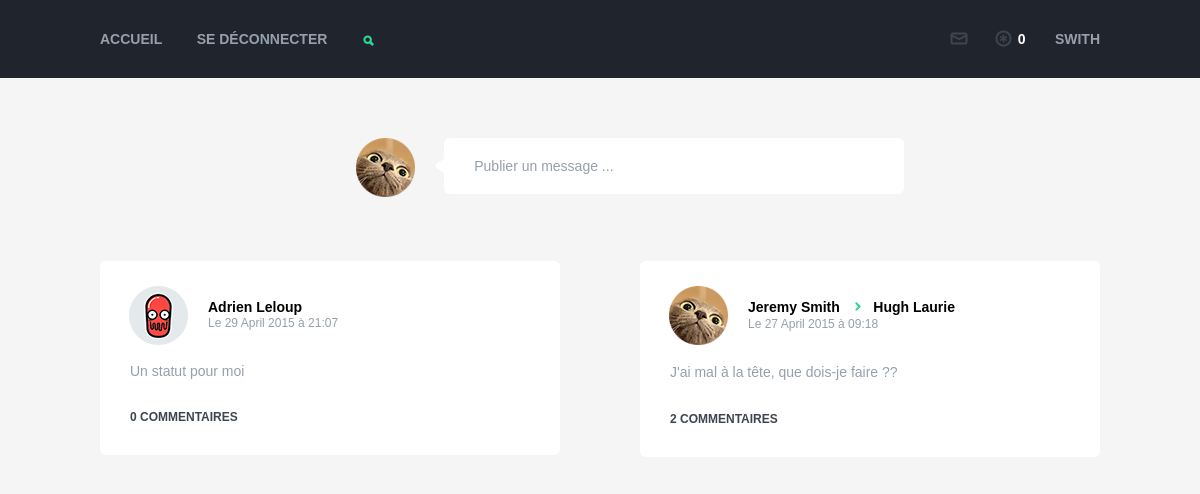
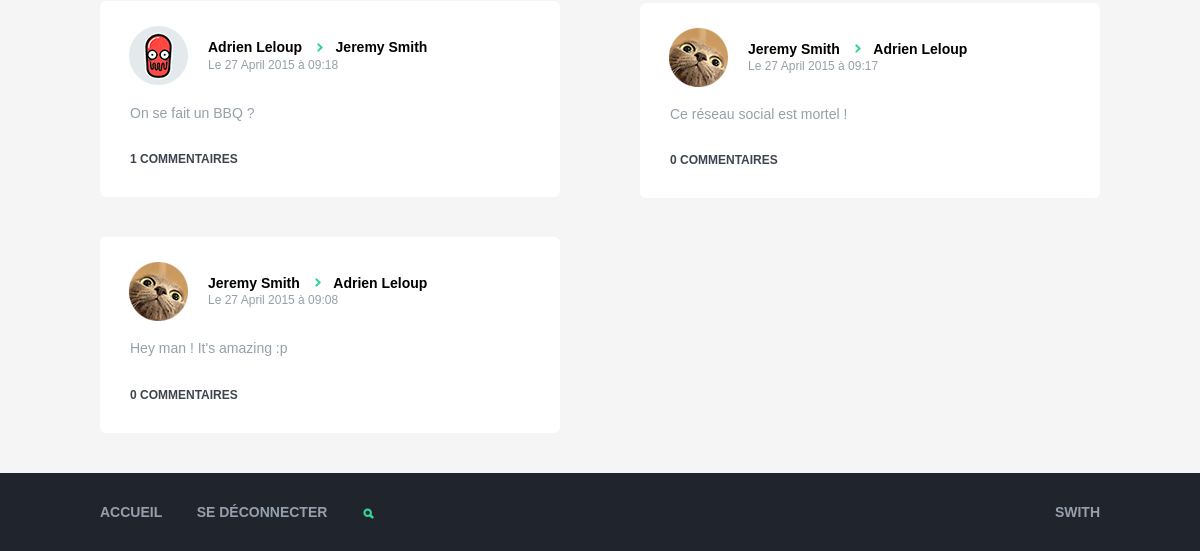
Page / (signed in) on the earlier database version (2 pictures, top to bottom).
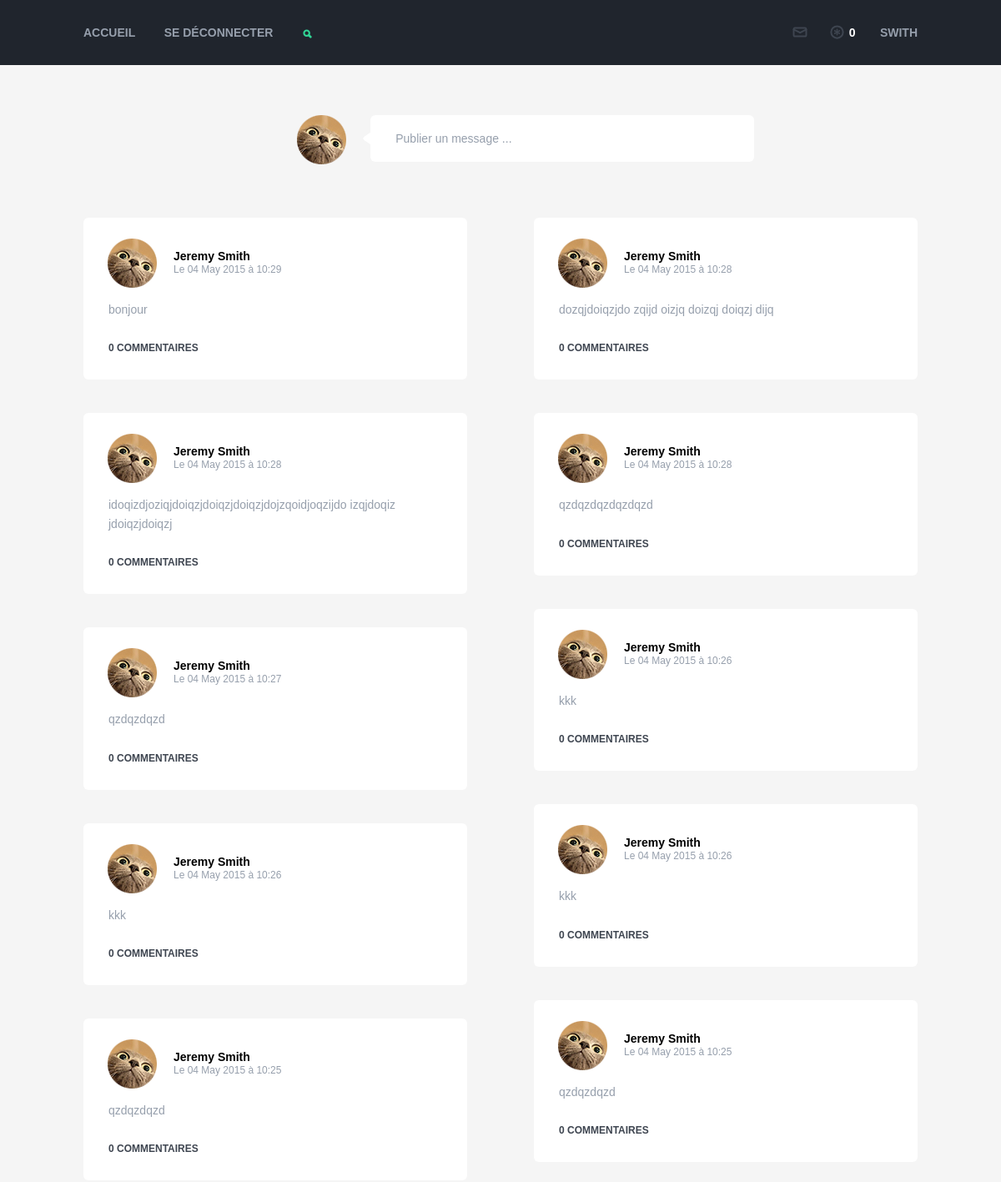
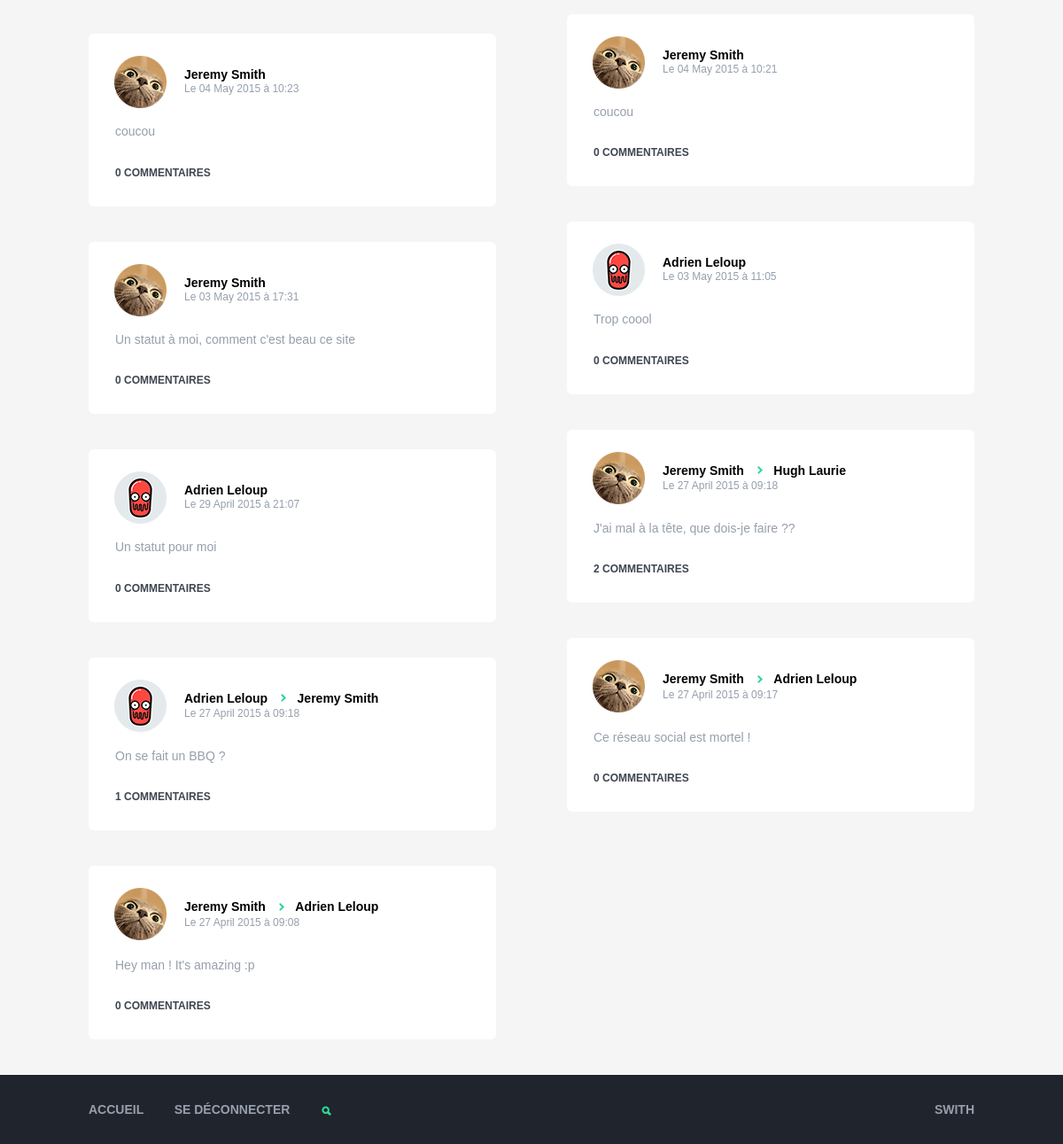
Same page on the later database version (2 pictures, top to bottom).
### tables this page shows
CREATE TABLE `posts` (
  `id` int(11) unsigned NOT NULL AUTO_INCREMENT,
  `author_id` varchar(255) NOT NULL DEFAULT '',
  `target_id` varchar(255) NOT NULL DEFAULT '',
  `date` timestamp NOT NULL DEFAULT CURRENT_TIMESTAMP,
  `text` text NOT NULL,
  `image` varchar(255) DEFAULT NULL,
  `comment_count` int(11) DEFAULT '0',
  PRIMARY KEY (`id`),
  KEY `author_id` (`author_id`,`target_id`)
);

CREATE TABLE `users` (
  `id` int(11) unsigned NOT NULL AUTO_INCREMENT,
  `username` varchar(255) NOT NULL DEFAULT '',
  `firstname` varchar(255) NOT NULL DEFAULT '',
  `lastname` varchar(255) NOT NULL DEFAULT '',
  `tagline` varchar(255) DEFAULT '',
  `avatar` varchar(255) DEFAULT '',
  `password` varchar(255) NOT NULL DEFAULT '',
  `post_count` int(11) DEFAULT '0',
  `friend_count` int(11) DEFAULT '0',
  `date_enregistrement` timestamp NULL DEFAULT CURRENT_TIMESTAMP,
  PRIMARY KEY (`id`)
);

### Core/Controller.php (called while the page is built, shortened)
<?php
class Controller
{
    public $view = null,
           $layout = 'default',
           $Session = false,
           $rendered = false,
           $name = null,
           $Request = null,
           $vars = [],
           $Auth = null;
    function __construct(Request $request, $name)
    {
        $this->name = $name;
        $this->view = $request->action;
    }
    public function render()
    {
        require('./App/Views/' . ucfirst($this->name) . '/' . $this->view . '.php');
        $layout_content = ob_get_clean();
        require('./App/Views/Layouts/' . $this->layout . '.php');
    }
    function element($name)
    {
        include_once "./App/Views/Elements" . DS . $name . ".php";
    }
}

### index.php (called while the page is built, shortened)
<?php
$dispatcher = new \Core\Dispatcher();

### App/Controllers/PostsController.php (called while the page is built, shortened)
<?php
class PostsController extends AppController
{
    public function index()
    {
        $d['posts'] = $this->Post->getHomePosts($_SESSION['id']);
        $i = 0;
        foreach ($d['posts'] as $post) {
            $post->i = $i;
            $i++;
            if ($post->author_id != $post->target_id) {
                $post->target = $this->User->getFirst(['where' => 'id = ' . $post->target_id]);
            }
        }
    }
}

### Core/Model.php (called while the page is built, shortened)
<?php
class Model
{
    protected $db = null;
    protected $table = null;
    protected $primaryKey = 'id';
    function __construct()
    {
        if (is_null($this->db))
            $this->db = DbProvider::getDb();
        $this->table = strtolower(str_replace('App\\Models\\', '', get_class($this)) . 's');
    }
    public function get(array $conditions = null, $table = null)
    {
        $query = "SELECT ";
        if (!isset($conditions['fields']))
            $query .= "*";
        else
            $query .= $conditions['fields'];
        if (is_null($table)) {
            $query .= " FROM " . $this->table;
        } else {
            $query .= " FROM " . $table;
        }
        if (isset($conditions['joins'])) {
            $joins = [];
            foreach ($conditions['joins'] as $j) {
                if (!isset($this->joins) || !isset($this->joins[$j])) {
                    die("Le model " . $this->name . " n'a pas d'association avec la table $j ! Veuillez créer un tableau public \$joins dans votre model " . $this->name);
                } else {
                    $joins[] = " JOIN $j ON $j.{$this->primaryKey} = {$this->table}." . $this->joins[$j];
                }
            }
            $query .= implode(" ", $joins);
        }
        if (isset($conditions['where'])) {
            if (!is_array($conditions['where'])) {
                $query .= " WHERE " . $conditions['where'];
            }
        }
        if (isset($conditions['order'])) {
            $query .= " ORDER BY " . $conditions['order'];
        }
        $req = $this->db->query($query);
        return $req->fetchAll();
    }
    public function getFirst($conditions = null, $table = null){
        return current($this->get($conditions,$table));
    }
}

### Core/DbProvider.php (called while the page is built, shortened)
<?php
class DbProvider
{
    private static $_instance = null;
    private function __construct()
    {
        $this->settings = require('./App/Configs/database.php');
        try {
            $this->db = new PDO(
                'mysql:dbname=' . $this->settings['dbName'] . ';host:' . $this->settings['host'],
                $this->settings['username'],
                $this->settings['password'],
                $this->settings['options']
            );
        } catch (PDOException $e) {
            die($e->getMessage());
        }
    }
    public static function getDb()
    {
        if (is_null(self::$_instance)) {
            self::$_instance = new DbProvider();
        }
        return self::$_instance->db;
    }
}

### App/Configs/database.php (called while the page is built)
<?php
return [
    'host'     => 'localhost',
    'dbName'   => 'swoid',
    'username' => 'root',
    'password' => 'root',
    'options'  => [
        PDO::ATTR_DEFAULT_FETCH_MODE => PDO::FETCH_OBJ,
        PDO::ATTR_ERRMODE => PDO::ERRMODE_EXCEPTION
    ]
];

### App/Models/Post.php (called while the page is built, shortened)
<?php
class Post extends AppModel
{
    public function getHomePosts($user_id)
    {
        $sql = 'SELECT DISTINCT
                  author_id, target_id, date, text, comment_count, posts.id as p_id, image,
                  firstname, lastname, avatar, users.id as u_id
                FROM posts
                LEFT JOIN users ON users.id = posts.author_id
                LEFT JOIN relations ON user_id = users.id
                WHERE friend_id = :user_id OR ( friend_id != :user_id AND user_id = :user_id )
                ORDER BY posts.id DESC';
        $pdost = $this->db->prepare($sql);
        $pdost->execute([':user_id'=>$user_id]);
        return $pdost->fetchAll();
    }
}

### Core/Helpers/Date.php (called while the page is built, shortened)
<?php
class Date
{
    public static function dateToFr($date)
    {
        return strftime("Le %d %B %Y à %H:%M", strtotime($date));
    }
}

### App/Configs/routes.php (called while the page is built)
<?php
return [
    'posts/index',
    'posts/selfPublish',
    'posts/friendPublish',
    'posts/view',
    'users/connect',
    'users/register',
    'users/logout',
    'users/clear',
    'users/index',
    'users/friends',
    'messages/conversation',
    'messages/send',
    'notifications/getMessageCount',
    'notifications/getMessages',
    'notifications/getCommentCount',
    'notifications/getFriendCount',
    'notifications/getComments',
];

### Core/Request.php (called while the page is built, shortened)
<?php
class Request
{
	public function __construct()
	{
		if (isset($_SERVER['PATH_INFO'])) {
			$this->url = $_SERVER['PATH_INFO'];
		} else {
            $routes = include(ROUTES);
			$this->url = $routes[0];
		}
        if(isset($_SERVER['HTTP_REFERER'])) {
            $root = addcslashes(ROOT,'/');
            $parts = preg_split('/'.$root.'/',$_SERVER['HTTP_REFERER']);
        }
	}
}

### Core/Router.php (called while the page is built, shortened)
<?php
class Router
{
	public static function parse(Request $request)
	{
		$url =  explode('/', trim($request->url,'/'));
		$request->controller = $url[0];
		$request->action = $url[1];
	}
}

### App/Views/Posts/index.php (the view, shortened to what this page needs)
<div id="left">
    <?php foreach ($posts as $post): ?>
        <?php if ($post->i % 2 == 0): ?>
            <div class="post">
                <div class="header">
                    <img src="<?= ASSETS . 'img/' . $post->avatar . '-m.png'; ?>" alt="" width="59"/>
                    <span class="<?= isset($post->target) ? 'first' : ''; ?>"><?= $post->firstname . ' ' . $post->lastname; ?></span>
                    <span><?= isset($post->target) ? ' ' . $post->target->firstname . ' ' . $post->target->lastname : ''; ?></span>
                    <p class="date"><?= Date::dateToFr($post->date); ?></p>
                </div>
                <p class="main">
                    <?= $post->text; ?>
                </p>
                <div class="footer">
                    <button class="popup-button"><?= $post->comment_count; ?> commentaires</button>
                </div>
            </div>
        <?php endif; ?>
    <?php endforeach; ?>
</div>
<div id="right">
    <?php foreach ($posts as $post): ?>
        <?php if ($post->i % 2 != 0): ?>
            <div class="post">
                <div class="header">
                    <img src="<?= ASSETS . 'img/' . $post->avatar. '-m.png'; ?>" alt="" width="59"/>
                    <span class="<?= isset($post->target) ? 'first' : ''; ?>"><?= $post->firstname . ' ' . $post->lastname; ?></span>
                    <?= isset($post->target) ? '<span>' . $post->target->firstname . ' ' . $post->target->lastname . '</span>' : ''; ?>
                    <p class="date"><?= Date::dateToFr($post->date); ?></p>
                </div>
                <p class="main">
                    <?= $post->text; ?>
                </p>
                <div class="footer">
                    <button class="popup-button"><?= $post->comment_count; ?> commentaires</button>
                </div>
            </div>
        <?php endif; ?>
    <?php endforeach; ?>
</div>

### Core/Dispatcher.php (shortened to what this page needs)
<?php
class Dispatcher
{
	public function __construct()
	{
		$this->Request = new Request();
		$route = $this->Request->controller . '/' . $this->Request->action;
        if (in_array($route, include(ROUTES))) {
            $controller = new $controllerName($this->Request, $this->Request->controller);
            if(method_exists($controller,'beforeFilter')) {
                $controller->beforeFilter();
            }
            $data = call_user_func_array([$controller,$this->Request->action],$this->Request->params);
            $controller->render();
        } else {
            die("Page introuvable");
        }
	}
}

### App/Views/Layouts/default.php (shortened to what this page needs)
<!DOCTYPE html>
<html>
    <head>
        <?= Html::css('main'); ?>
    </head>
<body>
<div id="header">
    <div class="container">
        <div class="nav">
            <a href="<?= Html::href('posts/index'); ?>">Accueil</a>
            <a href="<?= Html::href('users/logout'); ?>">Se déconnecter</a>
            <div class="search search-primary">
                <button class="popup-button">Search</button>
            </div>
            <div class="right">
                <div class="messages">
                    <button class="popup-button"></button>
                </div>
                <div class="notifications">
                    <button class="popup-button"></button>
                </div>
                <a href="<?= Html::href('users/index/' . $_SESSION['id']); ?>"
                   class="username"><?= $_SESSION['username']; ?></a>
            </div>
        </div>
    </div>
</div>
<main id="main">
    <div class="container">
        <div class="publish">
            <?= Html::img($_SESSION['username'] . '-m.png'); ?>
            <form class="expandable" action="<?= Html::href('posts/selfPublish'); ?>" method="post" enctype="multipart/form-data">
                <div>
                    <input type="text" name="text" placeholder="Publier un message ...">
                </div>
            </form>
        </div>
        <?= $layout_content; ?>
    </div>
</main>
<?= $this->element('footer'); ?>

### Core/Helpers/Html.php (shortened to what this page needs)
<?php
class Html
{
    public static function css($name)
    {
        return " <link rel='stylesheet' type='text/css' href='" . ASSETS . "css/" . $name . ".css'>";
    }
    public static function img($name)
    {
        return '<img src="' . ASSETS . 'img/' . $name . '">';
    }
    public static function href($link){
        return ROOT . $link;
    }
}

### App/Views/Elements/footer.php (shortened to what this page needs)
<div id="footer">
    <div class="container">
        <div class="nav">
            <a href="<?= Html::href('posts/index'); ?>">Accueil</a>
            <a href="<?= Html::href('users/logout'); ?>">Se déconnecter</a>
            <div class="search search-secondary">
                <button class="popup-button">Search</button>
            </div>
            <div class="right">
                <a href="<?= Html::href('users/index/' . $_SESSION['id']); ?>"
                   class="username"><?= $_SESSION['username']; ?></a>
            </div>
        </div>
    </div>
</div>
</body>
</html>

### App/Assets/css/main.css (style rules this page uses)
html, body, div, span, applet, object, iframe, h1, h2, h3, h4, h5, h6, p, blockquote, pre, a, abbr, acronym, address, big, cite, code, del, dfn, em, img, ins, kbd, q, s, samp, small, strike, strong, sub, sup, tt, var, b, u, i, center, dl, dt, dd, ol, ul, li, fieldset, form, label, legend, table, caption, tbody, tfoot, thead, tr, th, td, article, aside, canvas, details, embed, figure, figcaption, footer, header, hgroup, menu, nav, output, ruby, section, summary, time, mark, audio, video { margin: 0; padding: 0; border: 0; font: inherit; font-size: 100%; vertical-align: baseline; }
html { line-height: 1; }
article, aside, details, figcaption, figure, footer, header, hgroup, main, menu, nav, section, summary { display: block; }
body { background-color: #f5f5f5; font: 100% "Avenir Next", sans-serif; }
a { color: #31d595; }
button { font: 100% "Avenir Next", sans-serif; }
input { font: 100% "Avenir Next", sans-serif; }
#header, #footer, #private { background-color: #20252d; }
#main { padding-top: 60px; }
.container { width: 1000px; margin: 0 auto; position: relative; }
.right { display: inline-block; position: absolute; right: 0; text-align: right; }
#left { float: left; width: 50%; box-sizing: border-box; padding-right: 40px; }
#right { float: right; width: 50%; box-sizing: border-box; padding-left: 40px; }
#footer { clear: both; }
.nav { padding: 30px 0; }
.nav a { margin-right: 30px; color: #969fac; text-transform: uppercase; text-decoration: none; font-weight: bold; font-size: 14px; transition: color 0.5s; }
.nav a.username { margin-right: 0; }
.search { display: inline-block; position: relative; }
.search button { vertical-align: middle; font-size: 0; width: 12px; height: 12px; background: url(../img/glass.svg) no-repeat; border: none; }
.messages { display: inline-block; margin-right: 15px; position: relative; }
.messages button { color: #fff; font-weight: bold; background: none; border: none; font-size: 14px; padding: 0; }
.messages button:before { content: ""; display: inline-block; vertical-align: middle; margin-top: -2px; margin-right: 4px; width: 21px; height: 21px; background: url(../img/msg.svg); }
.notifications { display: inline-block; margin-right: 25px; position: relative; }
.notifications button { color: #fff; font-weight: bold; background: none; border: none; font-size: 14px; padding: 0; }
.notifications button:before { content: ""; display: inline-block; vertical-align: middle; margin-top: -3px; margin-right: 4px; width: 21px; height: 21px; background: url(../img/notifications.svg); }
.publish { width: 100%; margin: 0 auto 60px; text-align: center; }
.publish form { margin-left: 25px; display: inline-block; vertical-align: top; position: relative; width: 40%; }
.publish form div:before { content: ""; display: inline-block; position: absolute; left: -9px; top: calc(50% - 8px); width: 10px; height: 16px; background: url(../img/speech-arrow.svg) no-repeat; background-size: 10px 16px; }
.publish form [type="text"] { width: 100%; border: none; padding: 20px 30px; border-radius: 6px; font-size: 14px; color: #3e4550; }
.post { box-sizing: border-box; padding: 25px 30px 30px; background-color: #FFF; border-radius: 6px; margin-bottom: 40px; }
.post .header { margin-bottom: 30px; }
.post .header img { float: left; margin-left: -1px; margin-right: 20px; }
.post .header span { font-weight: bold; font-size: 14px; display: inline-block; margin-top: 13px; }
.post .header p.date { font-size: 12px; color: #969fac; font-weight: 500; }
.post .main { clear: both; font-size: 14px; color: #969fac; line-height: 1.6; }
.post .footer { position: relative; margin-top: 25px; }
.post .footer button { font-size: 12px; color: #3e4550; padding: 0; text-transform: uppercase; font-weight: bold; background: none; border: none; }
.post span { margin-right: 8px; }
.post span.first:after { content: ""; display: inline-block; vertical-align: middle; margin-top: -3px; margin-left: 8px; width: 13px; height: 21px; background: url(../img/arrow.svg); }
form { clear: both; }

Differences in the rows shown:
added posts: author.avatar (picture), author.firstname "Jeremy", author.lastname "Smith", date "Le 04 May 2015 à 10:29", text "bonjour", comment_count "0"
added posts: author.avatar (picture), author.firstname "Jeremy", author.lastname "Smith", date "Le 04 May 2015 à 10:28", text "idoqizdjoziqjdoiqzjdoiqzjdoiqzjdojzqoidjoqzijdo izqjdoqiz jdoiqzjdoiqzj", comment_count "0"
added posts: author.avatar (picture), author.firstname "Jeremy", author.lastname "Smith", date "Le 04 May 2015 à 10:27", text "qzdqzdqzd", comment_count "0"
added posts: author.avatar (picture), author.firstname "Jeremy", author.lastname "Smith", date "Le 04 May 2015 à 10:26", text "kkk", comment_count "0"
added posts: author.avatar (picture), author.firstname "Jeremy", author.lastname "Smith", date "Le 04 May 2015 à 10:25", text "qzdqzdqzd", comment_count "0"
added posts: author.avatar (picture), author.firstname "Jeremy", author.lastname "Smith", date "Le 04 May 2015 à 10:23", text "coucou", comment_count "0"
added posts: author.avatar (picture), author.firstname "Jeremy", author.lastname "Smith", date "Le 03 May 2015 à 17:31", text "Un statut à moi, comment c'est beau ce site", comment_count "0"
added posts: author.avatar (picture), author.firstname "Jeremy", author.lastname "Smith", date "Le 04 May 2015 à 10:28", text "dozqjdoiqzjdo zqijd oizjq doizqj doiqzj dijq", comment_count "0"
added posts: author.avatar (picture), author.firstname "Jeremy", author.lastname "Smith", date "Le 04 May 2015 à 10:28", text "qzdqzdqzdqzdqzd", comment_count "0"
added posts: author.avatar (picture), author.firstname "Jeremy", author.lastname "Smith", date "Le 04 May 2015 à 10:26", text "kkk", comment_count "0"
added posts: author.avatar (picture), author.firstname "Jeremy", author.lastname "Smith", date "Le 04 May 2015 à 10:26", text "kkk", comment_count "0"
added posts: author.avatar (picture), author.firstname "Jeremy", author.lastname "Smith", date "Le 04 May 2015 à 10:25", text "qzdqzdqzd", comment_count "0"
added posts: author.avatar (picture), author.firstname "Jeremy", author.lastname "Smith", date "Le 04 May 2015 à 10:21", text "coucou", comment_count "0"
added posts: author.avatar (picture), author.firstname "Adrien", author.lastname "Leloup", date "Le 03 May 2015 à 11:05", text "Trop coool", comment_count "0"
